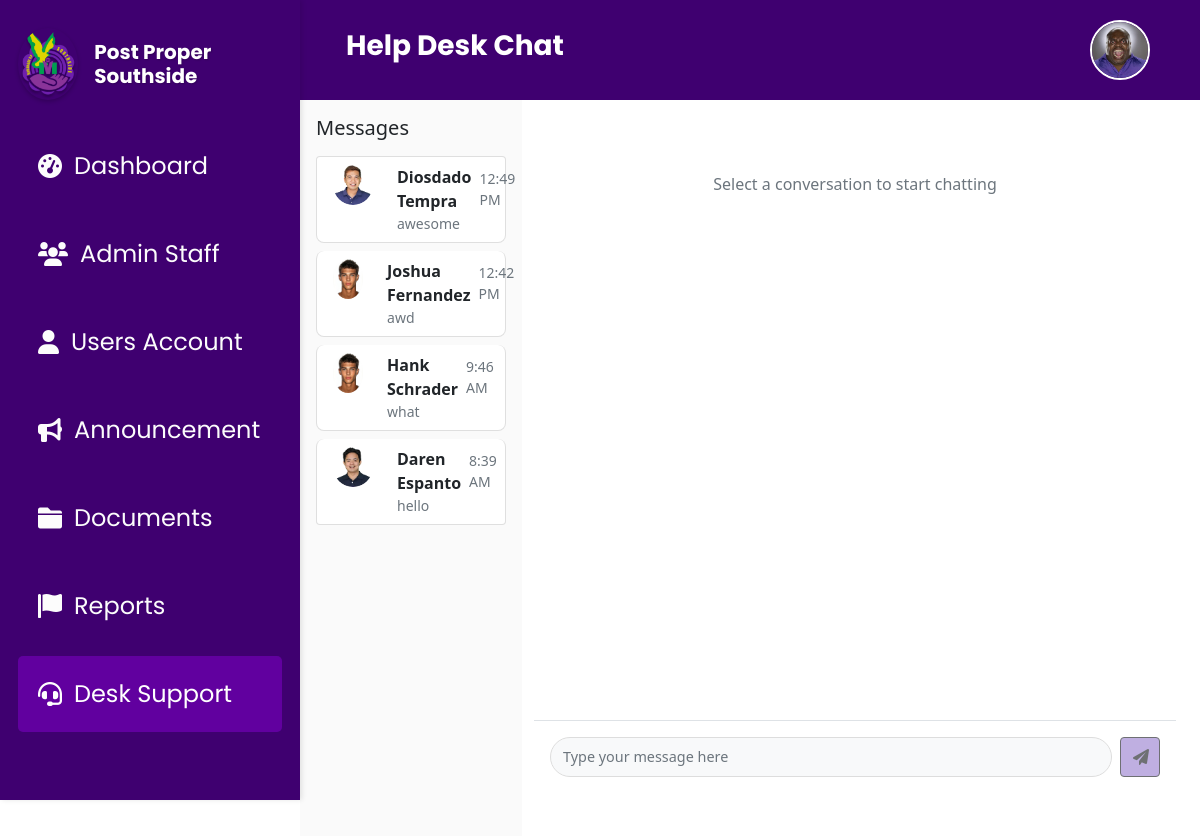
/desk_support.php (signed in), run on the app's committed database.
### tables this page shows
CREATE TABLE `user_accounts` (
  `id` int(11) NOT NULL,
  `firstName` varchar(50) NOT NULL,
  `lastName` varchar(50) NOT NULL,
  `username` varchar(50) NOT NULL,
  `age` int(11) DEFAULT NULL,
  `gender` enum('male','female') NOT NULL,
  `adrHouseNo` varchar(10) DEFAULT NULL,
  `adrZone` varchar(20) DEFAULT NULL,
  `adrStreet` varchar(100) DEFAULT NULL,
  `birthday` varchar(255) DEFAULT NULL,
  `password` varchar(255) NOT NULL,
  `user_profile_picture` longtext NOT NULL,
  `last_active` timestamp NULL DEFAULT NULL,
  `full_name` varchar(255) GENERATED ALWAYS AS (concat(`firstName`,' ',`lastName`)) STORED,
  `status` enum('pending','verified','rejected') NOT NULL DEFAULT 'pending',
  `user_valid_id` longtext DEFAULT NULL,
  `user_valid_id_back` longtext DEFAULT NULL
);

### desk_support.php (the view, shortened to what this page needs)
<?php
include 'db.php';
try {
    $query = "SELECT DISTINCT
                u.id,
                u.firstName,
                u.lastName,
                u.user_profile_picture,
                (SELECT m2.message
                 FROM messages m2
                 WHERE (m2.sender_id = u.id OR (m2.is_admin = 1 AND m2.sender_id = u.id))
                 ORDER BY m2.timestamp DESC
                 LIMIT 1) as latest_message,
                (SELECT m3.timestamp
                 FROM messages m3
                 WHERE (m3.sender_id = u.id OR (m3.is_admin = 1 AND m3.sender_id = u.id))
                 ORDER BY m3.timestamp DESC
                 LIMIT 1) as last_message_time
              FROM user_accounts u
              LEFT JOIN messages m ON u.id = m.sender_id
              WHERE EXISTS (
                SELECT 1
                FROM messages m4
                WHERE m4.sender_id = u.id
              )
              GROUP BY u.id
              ORDER BY last_message_time DESC";
    $stmt = $conn->prepare($query);
    $stmt->execute();
    $users_with_messages = $stmt->fetchAll(PDO::FETCH_ASSOC);
} catch (PDOException $e) {
    error_log("Database error: " . $e->getMessage());
    $users_with_messages = [];
}
?>
<!DOCTYPE html>
<html lang="en">
<head>
    <link href="https://cdn.jsdelivr.net/npm/bootstrap@5.3.0/dist/css/bootstrap.min.css" rel="stylesheet">
    <link rel="stylesheet" href="css/DeskSupport.css">
    <link rel="stylesheet" href="css/root.css">
    <link rel="stylesheet" href="https://cdnjs.cloudflare.com/ajax/libs/font-awesome/6.0.0-beta3/css/all.min.css">
</head>
<body>
<?php
    include 'header.php';
    include 'sidebar.php';
?>
<div class="container-fluid" style="margin-left:18rem; max-width: calc(100% - 18rem);">
    <div class="row">
        <div class="col-lg-3 col-md-4 bg-sidebar p-3">
            <h5 class="text-dark mb-3">Messages</h5>
            <div class="list-group" id="userList">
                <?php if (!empty($users_with_messages)): ?>
                    <?php foreach ($users_with_messages as $user): ?>
                        <?php
                            $timestamp = isset($user['last_message_time'])
                                ? date('g:i A', strtotime($user['last_message_time']))
                                : '';
                        ?>
                        <div class="list-group-item list-group-item-action user-chat-item"
                            data-user-id="<?php echo htmlspecialchars($user['id']); ?>"
                            data-user-name="<?php echo htmlspecialchars($user['firstName'] . ' ' . $user['lastName']); ?>">
                            <div class="d-flex w-100">
                                <img src="<?php echo !empty($user['user_profile_picture']) ?
                                    htmlspecialchars($user['user_profile_picture']) : 'assets/profile.jpg'; ?>"
                                    class="rounded-circle me-3" width="40" height="40" alt="User">
                                <div class="flex-grow-1">
                                    <div class="name d-flex justify-content-between align-items-center">
                                        <strong><?php echo htmlspecialchars($user['firstName'] . ' ' . $user['lastName']); ?></strong>
                                        <?php if ($timestamp): ?>
                                            <small class="text-muted"><?php echo $timestamp; ?></small>
                                        <?php endif; ?>
                                    </div>
                                    <p class="text-muted small mb-0 text-truncate">
                                        <?php echo htmlspecialchars($user['latest_message'] ?? 'No messages'); ?>
                                    </p>
                                </div>
                            </div>
                        </div>
                    <?php endforeach; ?>
                <?php else: ?>
                    <div class="text-center text-muted">
                        <p>No messages yet</p>
                    </div>
                <?php endif; ?>
            </div>
        </div>
        <div class="col-lg-9 col-md-8 chat-container" >
            <div id="chat-window" class="chat-window p-4">
                <div class="text-center text-muted mt-5">
                    <p>Select a conversation to start chatting</p>
                </div>
            </div>
            <div class="chat-input d-flex align-items-center p-3 border-top">
                <input type="text" id="messageInput" class="form-control me-2" placeholder="Type your message here" disabled>
                <button id="sendMessageBtn" class="btn btn-purple" disabled>
                    <i class="fas fa-paper-plane"></i>
                </button>
            </div>
        </div>
    </div>
</div>
</body>
</html>

### css/DeskSupport.css (style rules this page uses)
body { overflow: hidden; height: 100vh; }
.container-fluid { overflow: hidden; height: calc(100vh - 64px); padding: 0; }
.row { height: 100%; margin: 0; }
.bg-sidebar { height: 100%; overflow-y: auto; padding: 1rem; }
.chat-container { position: relative; display: flex; flex-direction: column; }
.chat-window { flex-grow: 1; overflow-y: auto; max-height: calc(100vh - 180px); }
.chat-input { position: sticky; bottom: 0; background-color: white; z-index: 10; }
.bg-sidebar { background-color: #fafafa; }
#messageInput { border-radius: 20px; padding: 8px 12px; border: 1px solid #ddd; flex-grow: 1; font-size: 0.9rem; }
#messageInput:disabled { background-color: #f8f9fa; }
.btn-purple { background-color: #61009f; color: var(--text-light); border: none; width: 40px; height: 40px; border-radius: 50%; display: flex; align-items: center; justify-content: center; }
.btn-purple:disabled { background-color: #9d85d2; }
.user-chat-item { margin-bottom: 0.5rem; padding: 0.75rem; border-radius: 0.5rem; transition: background-color 0.2s ease; border: 1px solid #eee; }
.user-chat-item .d-flex { gap: 0.5rem; }

### css/root.css (style rules this page uses)
:root { --text-dark: #06070f; --text-light: #f0f0fa; --main-color: #61009f; --header-color: #3f0070; --button-default: #8a43c5; --button-hover: #b52aff; --focus-textfield: #9b4dff; --box-shadow: 2px 2px 3px rgba(0, 0, 0, 0.3); --container-blue: linear-gradient(180deg, #3498db, #5dade2); --container-yellow: linear-gradient(180deg, #d68910, #f5b041); --container-red: linear-gradient(180deg, #a93226, #e74c3c); --container-green: linear-gradient(180deg, #229954, #27ae60); }

### css/header.css (style rules this page uses)
* { margin: 0; padding: 0; box-sizing: border-box; }

### data on the page
user_accounts: user_profile_picture (picture), firstName+lastName "Diosdado Tempra", timestamp "12:49 PM", latest_message "awesome"
user_accounts: firstName+lastName "Joshua Fernandez", timestamp "12:42 PM", latest_message "awd"
user_accounts: firstName+lastName "Hank Schrader", timestamp "9:46 AM", latest_message "what"
user_accounts: user_profile_picture (picture), firstName+lastName "Daren Espanto", timestamp "8:39 AM", latest_message "hello"

### other printed values
$pageTitle "Help Desk Chat"
